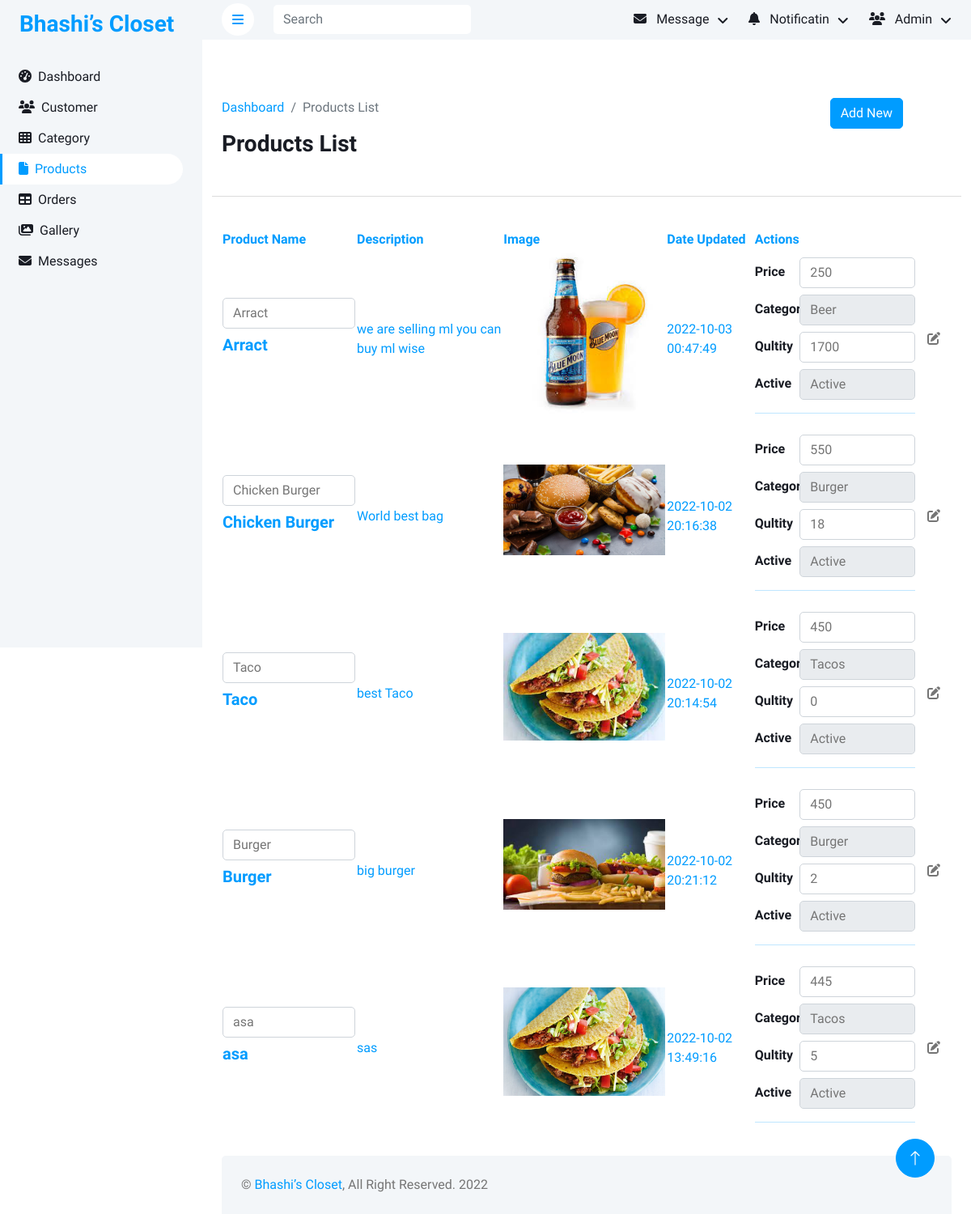
/admin/products.php (signed in), run on the app's committed database.
### tables this page shows
CREATE TABLE `products` (
  `pid` int(11) NOT NULL,
  `product_name` varchar(255) NOT NULL,
  `product_description` varchar(9999) NOT NULL,
  `product_price` int(255) NOT NULL,
  `product_qty` int(255) NOT NULL,
  `product_active` int(2) NOT NULL,
  `date_updated` datetime NOT NULL,
  `is_deleted` int(11) NOT NULL,
  `product_image` varchar(255) NOT NULL,
  `cat_id` int(255) NOT NULL
);

CREATE TABLE `category` (
  `cat_id` int(11) NOT NULL,
  `cat_name` varchar(255) NOT NULL,
  `cat_image` varchar(255) NOT NULL,
  `is_deleted` int(2) NOT NULL,
  `date_updated` datetime NOT NULL,
  `sub_category` int(255) NOT NULL,
  `cart_button` int(2) NOT NULL
);

### server/include/view.php (called while the page is built, shortened)
<?php
function getAllSubcat()
{
    include 'connection.php';
    $viewcat = "SELECT * FROM category WHERE is_deleted = '0' AND sub_category != '0' ";
    return mysqli_query($con, $viewcat);
}
function getAllItems()
{
	include 'connection.php';
	$viewcat = "SELECT * FROM products WHERE is_deleted = 0 ";
	return mysqli_query($con, $viewcat);
}
?>

### admin/products.php (the view, shortened to what this page needs)
<!DOCTYPE html>
<html lang="en">
<head>
    <?php include 'pages/head.php'; ?>
    <link href="https://cdnjs.cloudflare.com/ajax/libs/font-awesome/5.10.0/css/all.min.css" rel="stylesheet">
    <link href="https://cdn.jsdelivr.net/npm/bootstrap-icons@1.4.1/font/bootstrap-icons.css" rel="stylesheet">
    <link href="lib/owlcarousel/assets/owl.carousel.min.css" rel="stylesheet">
    <link href="lib/tempusdominus/css/tempusdominus-bootstrap-4.min.css" rel="stylesheet" />
    <link href="css/bootstrap.min.css" rel="stylesheet">
    <link href="css/style.css" rel="stylesheet">
</head>
<body>
    <div class="container-fluid position-relative bg-white d-flex p-0">
        <div class="sidebar pe-4 pb-3">
            <nav class="navbar bg-light navbar-light">
                <a href="index.html" class="navbar-brand mx-4 mb-3">
                    <h3 class="text-primary"></i>Bhashi’s Closet</h3>
                </a>
                <div class="navbar-nav w-100">
                    <a href="index.html" class="nav-item nav-link "><i
                            class="fa fa-tachometer-alt me-2"></i>Dashboard</a>
                    <a href="customer.php" class="nav-item nav-link"><i class="fas fa-users me-2"></i>Customer</a>
                    <a href="category.php" class="nav-item nav-link"><i class="fa fa-th me-2"></i>Category</a>
                    <a href="products.php" class="nav-item nav-link active"><i class="fa fa-file me-2"></i>Products</a>
                    <a href="orders.php" class="nav-item nav-link"><i class="fa fa-table me-2"></i>Orders</a>
                    <a href="gallery.php" class="nav-item nav-link"><i class="fas fa-images me-2"></i>Gallery</a>
                    <a href="message.php" class="nav-item nav-link "><i class="fas fa-envelope me-2"></i>Messages</a>
                </div>
            </nav>
        </div>
        <div class="content">
            <?php include 'pages/navbar.php'; ?>
            <div class="container-fluid pt-4 px-4">
                <div class="row g-4 mt-5">
                    <div class="row">
                        <div class="col-lg-10">
                            <nav aria-label="breadcrumb">
                                <ol class="breadcrumb">
                                    <li class="breadcrumb-item"><a href="index.php">Dashboard</a></li>
                                    <li class="breadcrumb-item active" aria-current="page">Products List</li>
                                </ol>
                            </nav>
                            <h3 class="mb-4">Products List</h3>
                        </div>
                        <div class="col-lg-2">
                            <button class="btn btn-primary" data-bs-toggle="modal" data-bs-target="#ProductModal">
                                Add
                                New</button>
                        </div>
                    </div>
                    <hr>
                    <div class="table-responsive">
                        <table id="datatablesSimple" class="text-primary">
                            <thead>
                                <tr>
                                    <th>Product Name</th>
                                    <th>Description</th>
                                    <th>Image</th>
                                    <th>Date Updated</th>
                                    <th>Actions</th>
                                </tr>
                            </thead>
                            <tbody>
                                <?php
                                $getall = getAllItems();
                                while ($row = mysqli_fetch_assoc($getall)) {
                                    $pid = $row['pid'];
                                    $img = $row['product_image'];
                                    $img_src = "../server/uploads/products/" . $img; ?>
                                <tr>
                                    <td>
                                        <div class="form-group">
                                            <input id="product_name  <?php echo $pid; ?>" type="text"
                                                name="product_name"
                                                onchange="updateData(this, '<?php echo $pid; ?>', 'product_name', 'products', 'pid');"
                                                value="<?php echo $row['product_name']; ?>"
                                                data-parsley-trigger="change" required=""
                                                placeholder="Enter Product Name" autocomplete="off"
                                                class="form-control">
                                        </div>
                                        <h5 class="mt-2 text-primary"> <?php echo $row['product_name']; ?></h5>
                                        <br>
                                    </td>
                                    <td>
                                        <?php echo $row['product_description']; ?>
                                    </td>
                                    <td>
                                        <img onclick="upImage(<?php echo $pid; ?>)" width="200px"
                                            src='<?php echo $img_src; ?>'>
                                    </td>
                                    <td>
                                        <?php echo $row['date_updated']; ?>
                                    </td>
                                    <td>
                                        <div class="row mt-2">
                                            <div class="col-md-3">
                                                <h6 class="mt-2">Price </h6>
                                            </div>
                                            <div class="col-md-12 col-xl-9">
                                                <input type="number" class="form-control"
                                                    onchange="updateData(this, '<?php echo $pid; ?>', 'product_price', 'products', 'pid');"
                                                    name="product_price" id="product_price <?php echo $pid; ?>"
                                                    value="<?php echo $row['product_price']; ?>">
                                            </div>
                                        </div>
                                        <div class="row mt-2">
                                            <div class="col-md-3">
                                                <h6 class="mt-2">Category </h6>
                                            </div>
                                            <div class="col-md-12 col-xl-9">
                                                <select
                                                    onchange='updateData(this, "<?php echo $pid; ?>","cat_id", "products", "pid")'
                                                    id="cat_id <?php echo $pid; ?>" class='form-control norad tx12'
                                                    name="cat_id" type='text'>
                                                    <?php
                                        $getallCat = getAllSubcat();
                                        while($row2=mysqli_fetch_assoc($getallCat)){ ?>
                                                    <option value="<?php echo $row2['cat_id']; ?>"
                                                        <?php if ($row['cat_id']== $row2['cat_id']) echo "selected"; ?>>
                                                        <?php echo $row2['cat_name']; ?></option>
                                                    <?php } ?>
                                                </select>
                                            </div>
                                        </div>
                                        <div class="row mt-2">
                                            <div class="col-md-3">
                                                <h6 class="mt-2">Qultity </h6>
                                            </div>
                                            <div class="col-md-12 col-xl-9">
                                                <input type="number" class="form-control"
                                                    onchange="updateData(this, '<?php echo $pid; ?>', 'product_qty', 'products', 'pid');"
                                                    name="product_qty" id="product_qty <?php echo $pid; ?>"
                                                    value="<?php echo $row['product_qty']; ?>">
                                            </div>
                                        </div>
                                        <div class="row mt-2">
                                            <div class="col-md-3">
                                                <h6 class="mt-2">Active </h6>
                                            </div>
                                            <div class="col-md-12 col-xl-9">
                                                <select
                                                    onchange="updateData(this, '<?php echo $pid; ?>', 'product_active', 'products', 'pid');"
                                                    id="product_active <?php echo $pid; ?>"
                                                    class='form-control norad tx12' name="product_active" type='text'>
                                                    <option value="1"
                                                        <?php if ($row['product_active'] == "1" ) echo "selected" ; ?>>
                                                        Active
                                                    </option>
                                                </select>
                                            </div>
                                        </div>
                                        <hr>
                                    </td>
                                    <td>
                                        <a href="prodcuts_edit.php?pid=<?php echo $row['pid']; ?>"
                                            class="btn btn-darkblue">
                                            <i class="fa-solid fa-pen-to-square"></i> </a>
                                    </td>
                                    <?php } ?>
                            </tbody>
                        </table>
                    </div>
                </div>
            </div>
            <?php include 'pages/footer.php'; ?>
</body>
</html>

### admin/css/style.css (style rules this page uses)
:root { --primary: #009CFF; --light: #F3F6F9; --dark: #191C24; }
.btn { transition: .5s; }
.btn.btn-primary { color: #FFFFFF; }
.sidebar { position: fixed; top: 0; left: 0; bottom: 0; width: 250px; height: 100vh; overflow-y: auto; background: var(--light); transition: 0.5s; z-index: 999; }
.content { margin-left: 250px; min-height: 100vh; background: #FFFFFF; transition: 0.5s; }
@media (min-width: 992px) { .sidebar { margin-left: 0; } }
@media (min-width: 992px) { .content { width: calc(100% - 250px); } }
.sidebar .navbar .navbar-nav .nav-link { padding: 7px 20px; color: var(--dark); font-weight: 500; border-left: 3px solid var(--light); border-radius: 0 30px 30px 0; outline: none; }
.sidebar .navbar .navbar-nav .nav-link:hover, .sidebar .navbar .navbar-nav .nav-link.active { color: var(--primary); background: #FFFFFF; border-color: var(--primary); }

### data on the page
products: product_name "Arract", product_description "we are selling ml you can buy ml wise", product_image (picture), date_updated "2022-10-03 00:47:49", product_price "250", cat_id "Beer", product_qty "1700", product_active "Active"
products: product_name "Chicken Burger", product_description "World best bag", product_image (picture), date_updated "2022-10-02 20:16:38", product_price "550", cat_id "Burger", product_qty "18", product_active "Active"
products: product_name "Taco", product_description "best Taco", product_image (picture), date_updated "2022-10-02 20:14:54", product_price "450", cat_id "Tacos", product_qty "0", product_active "Active"
products: product_name "Burger", product_description "big burger", product_image (picture), date_updated "2022-10-02 20:21:12", product_price "450", cat_id "Burger", product_qty "2", product_active "Active"
products: product_name "asa", product_description "sas", product_image (picture), date_updated "2022-10-02 13:49:16", product_price "445", cat_id "Tacos", product_qty "5", product_active "Active"
